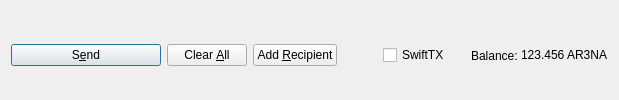
         <widget class="QFrame" name="frame_Send">
          <layout class="QHBoxLayout" name="horizontalLayout">
           <property name="bottomMargin">
            <number>0</number>
           </property>
           <item>
            <widget class="QPushButton" name="sendButton">
             <property name="minimumSize">
              <size>
               <width>150</width>
               <height>0</height>
              </size>
             </property>
             <property name="toolTip">
              <string>Confirm the send action</string>
             </property>
             <property name="text">
              <string>S&amp;end</string>
             </property>
             <property name="icon">
              <iconset resource="../ar3na.qrc">
               <normaloff>:/icons/send</normaloff>:/icons/send</iconset>
             </property>
             <property name="autoDefault">
              <bool>false</bool>
             </property>
             <property name="default">
              <bool>true</bool>
             </property>
            </widget>
           </item>
           <item>
            <widget class="QPushButton" name="clearButton">
             <property name="sizePolicy">
              <sizepolicy hsizetype="Minimum" vsizetype="Fixed">
               <horstretch>0</horstretch>
               <verstretch>0</verstretch>
              </sizepolicy>
             </property>
             <property name="toolTip">
              <string>Clear all fields of the form.</string>
             </property>
             <property name="text">
              <string>Clear &amp;All</string>
             </property>
             <property name="icon">
              <iconset resource="../ar3na.qrc">
               <normaloff>:/icons/remove</normaloff>:/icons/remove</iconset>
             </property>
             <property name="autoDefault">
              <bool>false</bool>
             </property>
            </widget>
           </item>
           <item>
            <widget class="QPushButton" name="addButton">
             <property name="toolTip">
              <string>Send to multiple recipients at once</string>
             </property>
             <property name="text">
              <string>Add &amp;Recipient</string>
             </property>
             <property name="icon">
              <iconset resource="../ar3na.qrc">
               <normaloff>:/icons/add</normaloff>:/icons/add</iconset>
             </property>
             <property name="autoDefault">
              <bool>false</bool>
             </property>
            </widget>
           </item>
           <item>
            <spacer name="horizontalSpacer">
             <property name="orientation">
              <enum>Qt::Horizontal</enum>
             </property>
             <property name="sizeHint" stdset="0">
              <size>
               <width>40</width>
               <height>20</height>
              </size>
             </property>
            </spacer>
           </item>
           <item>
            <layout class="QHBoxLayout" name="horizontalLayout_2">
             <property name="spacing">
              <number>3</number>
             </property>
             <item>
              <widget class="QCheckBox" name="checkSwiftTX">
               <property name="enabled">
                <bool>true</bool>
               </property>
               <property name="minimumSize">
                <size>
                 <width>85</width>
                 <height>0</height>
                </size>
               </property>
               <property name="text">
                <string>SwiftTX</string>
               </property>
              </widget>
             </item>
             <item>
              <widget class="QLabel" name="label">
               <property name="text">
                <string>Balance:</string>
               </property>
              </widget>
             </item>
             <item>
              <widget class="QLabel" name="labelBalance">
               <property name="sizePolicy">
                <sizepolicy hsizetype="Preferred" vsizetype="Fixed">
                 <horstretch>0</horstretch>
                 <verstretch>0</verstretch>
                </sizepolicy>
               </property>
               <property name="cursor">
                <cursorShape>IBeamCursor</cursorShape>
               </property>
               <property name="text">
                <string notr="true">123.456 AR3NA</string>
               </property>
               <property name="textInteractionFlags">
                <set>Qt::LinksAccessibleByMouse|Qt::TextSelectableByKeyboard|Qt::TextSelectableByMouse</set>
               </property>
              </widget>
             </item>
            </layout>
           </item>
          </layout>
         </widget>
